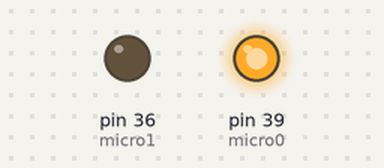
Bench run of a sketch on a simulated Arduino Mega 2560, built with avr-gcc and run on an emulated ATmega2560. Shown: output pins drawn as LEDs (lit = HIGH).

Above: at 0.1 s.
Timing chart, 0 to 1.6 s (numbered marks = the images above):
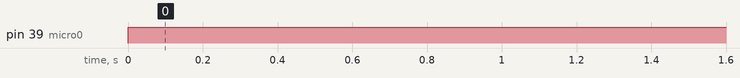

The sketch:

Special.ino
```cpp
// This code used to be implemented in the Escape room
// but due to hardware errors was removed

const int micro1 = 36;
const int micro0 = 39;

int escaped = 0;

void setup()
{
  pinMode(micro1, OUTPUT);
  pinMode(micro0, OUTPUT);
}

void loop()
{
  if (escaped)
  {
    digitalWrite(micro1, HIGH);
    digitalWrite(micro0, LOW);
  }
  else
  {
    digitalWrite(micro0, HIGH);
  }
}
```

Measured:
- by itself, pin 39 (micro0): LOW → HIGH at 0.00 s
